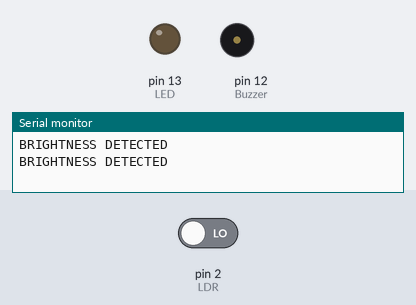
Bench run of a sketch on a simulated Arduino Uno, built with avr-gcc and run on an emulated ATmega328P. Parts: output pins drawn as LEDs (lit = HIGH), buzzer (waves = sounding, pin HIGH), the last lines printed to the serial monitor. Dashed ring = blinking. Inputs (shaded band) come from the test bench; at power-on: pin 2 (LDR) LOW.

Above: at 3.8 s.
3.9 s: pin 2 (LDR) driven HIGH
At 5.9 s:
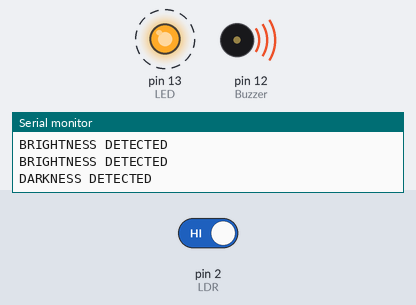
8.9 s: pin 2 (LDR) driven LOW
At 9.5 s:
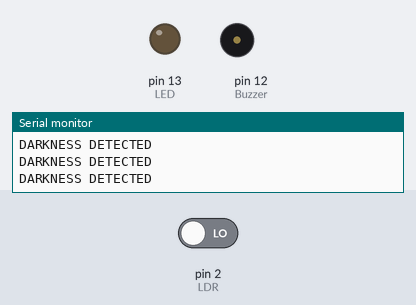
Timing chart, 0 to 11.9 s (numbered marks = the images above; inputs shaded):
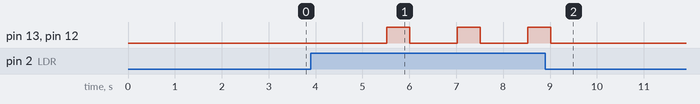

The sketch:

10_automatic_morning_alaram.ino
```cpp
#include <SoftwareSerial.h>
SoftwareSerial Bluetooth(4,5); // Bluetooth connection 4-Tx and 5-Rx
int LDR = 2;                  //LDR value
int LED=13;                   // LED
int Buzzer=12;               //buzzer
void setup()
{
  Serial.begin(9600);
  Bluetooth.begin(9600);         //bluetooth communication
  pinMode(LDR,INPUT);            // sensor
  pinMode(LED,OUTPUT);        // LED as output
  pinMode(Buzzer,OUTPUT);       //buzzer as output

}

void loop()
{
  int sensor_value= digitalRead(LDR);// reading the values
   Bluetooth.println(sensor_value);// send the data
   delay(1000);
  if (sensor_value == HIGH ) //checking the data
  {
    Serial.println("DARKNESS DETECTED");
    digitalWrite(LED,HIGH);
     digitalWrite(Buzzer,HIGH);
    delay (500);
    digitalWrite(Buzzer,LOW);
    digitalWrite(LED,LOW);
  }
  else
  {
    Serial.println("BRIGHTNESS DETECTED");
       digitalWrite(LED,LOW);
       digitalWrite(Buzzer,LOW);
         delay (500);
  }
}
```

Measured:
- after the input at 3.9 s, pin 13 (LED), pin 12 (Buzzer): alternates HIGH for 0.50 s and LOW for 1.0 s, starting after 1.6 s
- after the input at 8.9 s, pin 13 (LED), pin 12 (Buzzer): goes on until 9.0 s, then stays LOW
